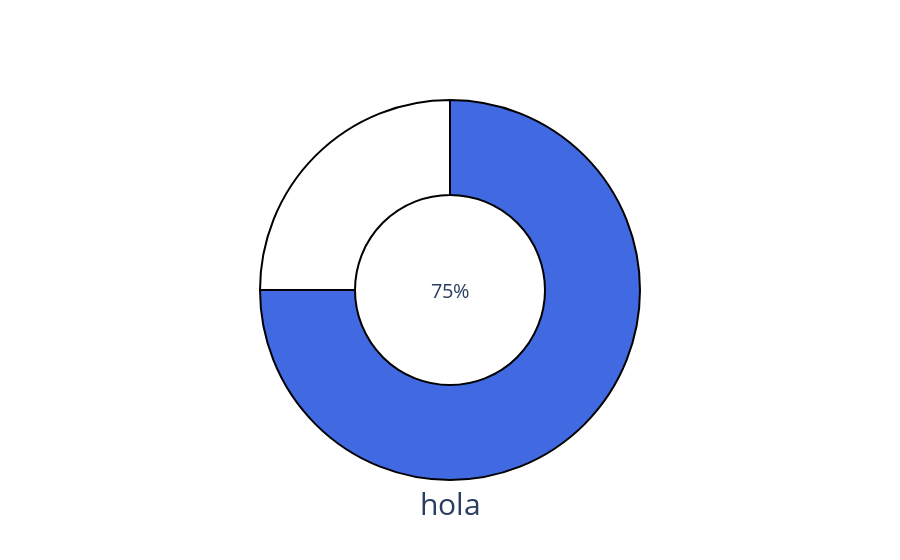

The notebook cell this image was saved under:
### Code cell
import plotly.express as px

# Valor porcentual
porcentaje = 75

# Crear un gráfico de medio aro
fig = px.pie(names=['', ''], values=[porcentaje, 100-porcentaje],
             hole=0.5, color_discrete_sequence=['royalblue', 'white'],
             title="hola")

# Configurar el diseño del gráfico
fig.update_layout(
    showlegend=False,
    annotations=[
        dict(text=f'{porcentaje}%', x=0.5, y=0.5, font_size=20, showarrow=False)
    ],
    #hovermode=False,
    title_x=0.5, title_y=0.08,
    title_font_size=30
)

fig.update_traces(textinfo='none', marker_line_color='black',  # Color del borde
    marker_line_width=2         # Ancho del borde
 )

# Mostrar el gráfico
fig.show()

### Figure 1 — Plotly figure (JSON) as saved in the notebook; plotly's stock layout.template omitted (floating-point values rounded to 4 significant figures)
{"data": [{"domain": {"x": [0.0, 1.0], "y": [0.0, 1.0]}, "hole": 0.5, "hovertemplate": "label=%{label}<br>value=%{value}<extra></extra>", "labels": ["", ""], "legendgroup": "", "name": "", "showlegend": true, "values": [75, 25], "type": "pie", "marker": {"line": {"color": "black", "width": 2}}, "textinfo": "none"}], "layout": {"legend": {"tracegroupgap": 0}, "title": {"text": "hola", "font": {"size": 30}, "x": 0.5, "y": 0.08}, "piecolorway": ["royalblue", "white"], "showlegend": false, "annotations": [{"showarrow": false, "text": "75%", "x": 0.5, "y": 0.5, "font": {"size": 20}}]}}
